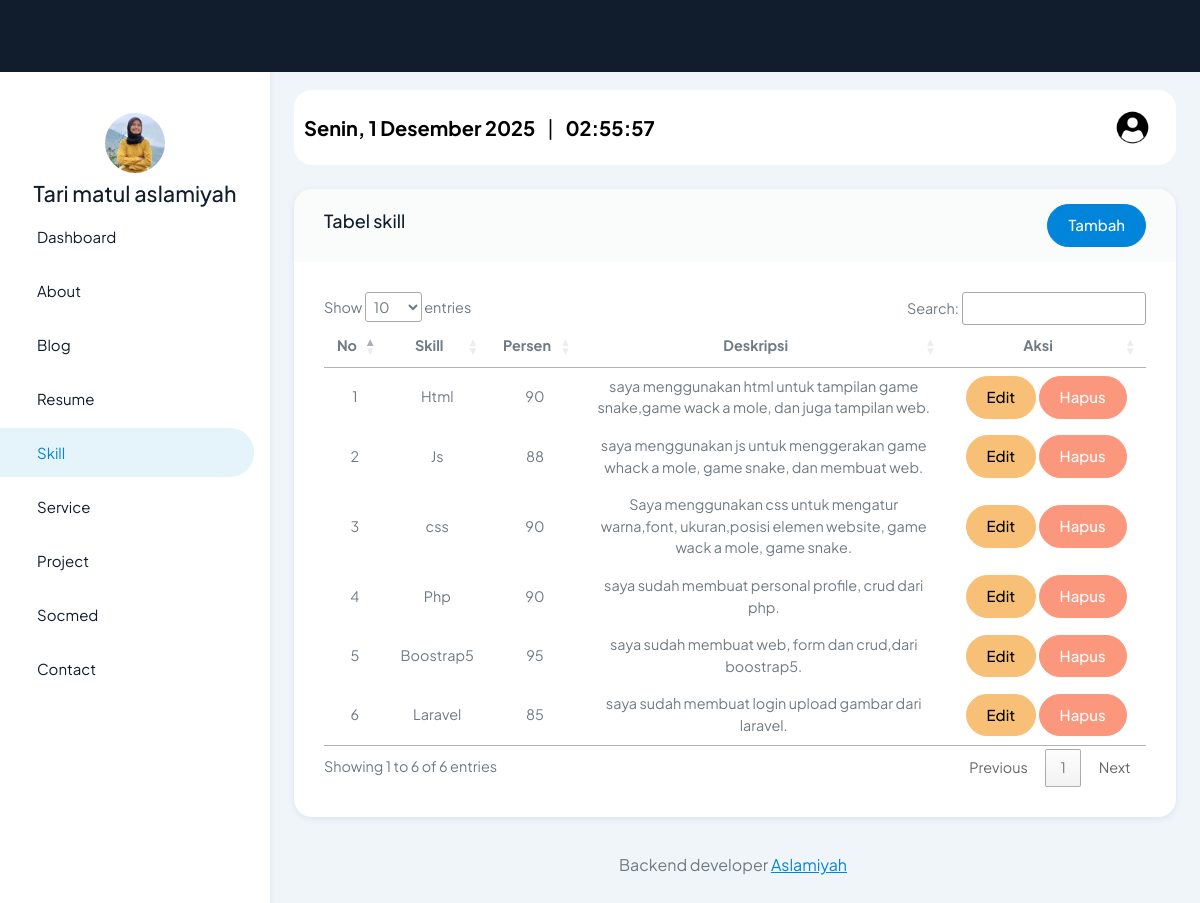
/pages/skill/index.php (signed in), run on the app's committed database.
### tables this page shows
CREATE TABLE `skills` (
  `id` bigint NOT NULL,
  `skill` varchar(255) NOT NULL,
  `percent` int NOT NULL,
  `description` text NOT NULL
);

### pages/skill/index.php (the view)
<?php
include '../../partials/header.php';
include '../../partials/sidebar.php';
include '../../partials/navbar.php';
$qSkills = "SELECT * FROM skills";
$result = mysqli_query($connect, $qSkills) or die(mysqli_error($connect));
?>
<div class="row">
    <div class="col-12">
        <div class="card">
            <div class="card-header d-flex align-items-center justify-content-between">
                <h5>Tabel skill</h5>
                <a href="./create.php" class="btn btn-primary">Tambah</a>
            </div>
            <div class="card-body">
                <div class="table-responsive">
                    <table class="text-center" id="datatable" class="table table-striped">
                        <thead>
                            <tr>
                                <th class="text-center">No</th>
                                <th class="text-center">Skill</th>
                                <th class="text-center">Persen</th>
                                <th class="text-center">Deskripsi</th>
                                <th class="text-center">Aksi</th>
                            </tr>
                        </thead>
                        <tbody>
                            <?php
                            $no = 1;
                            while ($item = $result->fetch_object()):
                            ?>
                                <tr>
                                    <td class="text-center"><?= $no ?></td>
                                    <td class="text-center"><?= $item->skill ?></td>
                                    <td class="text-center"><?= $item->percent ?></td>
                                    <td class="text-center" style="width: 345px;"><?= $item->description ?></td>
                                    <td class="text-center">
                                        <a href="./edit.php?id=<?= $item->id ?>" class="btn btn-warning">Edit</a>
                                        <a href="../../actions/skill/destory.php?id=<?= $item->id ?>" class="btn btn-danger" onclick="return confirm('Apakah anda yakin?')">Hapus</a>
                                    </td>
                                </tr>
                            <?php
                                $no++;
                            endwhile;
                            ?>
                        </tbody>
                    </table>
                </div>
            </div>
        </div>
    </div>
</div>
<?php
include '../../partials/footer.php';
include '../../partials/script.php';
?>

### partials/header.php (shortened to what this page needs)
<!doctype html>
<html lang="en">
<head>
  <link rel="stylesheet" href="../../spike-bootstrap-1.0.0/spike-bootstrap-1.0.0/src/assets/css/styles.min.css" />
</head>

### partials/sidebar.php (shortened to what this page needs)
<body>
  <div class="page-wrapper" id="main-wrapper" data-layout="vertical" data-navbarbg="skin6" data-sidebartype="full"
    data-sidebar-position="fixed" data-header-position="fixed">
    <div class="app-topstrip bg-dark py-6 px-6 w-100 d-lg-flex align-items-center justify-content-between">
      <div class="marquee-container w-100">
        <div class="marquee">
        </div>
      </div>
    </div>
    <aside class=" left-sidebar">
      <div>
        <div class="brand-logo d-flex flex-column align-items-center pt-5">
          <a class="d-flex justify-content-center mb-2" href="" target="_blank">
            <img src="../../spike-bootstrap-1.0.0/spike-bootstrap-1.0.0/src/assets/images/logos/user6.png" alt="" width="60" height="60" style="border-radius: 50%; object-fit: cover;">
          </a>
          <h4 class="text-center mb-0">Tari matul aslamiyah</h4>
        </div>
        <nav class="sidebar-nav scroll-sidebar" data-simplebar="">
          <ul id="sidebarnav">
            <li class="sidebar-item">
              <a class="sidebar-link primary-hover-bg" href="../dashboard/index.php" aria-expanded="false">
                <span class="hide-menu">Dashboard</span>
              </a>
            </li>
            <li class="sidebar-item">
              <a class="sidebar-link primary-hover-bg" href="../about/index.php" aria-expanded="false">
                <span class="hide-menu">About</span>
              </a>
            </li>
            <li class="sidebar-item">
              <a class="sidebar-link primary-hover-bg" href="../blog/index.php" aria-expanded="false">
                <span class="hide-menu">Blog</span>
              </a>
            </li>
            <li class="sidebar-item">
              <a class="sidebar-link primary-hover-bg" href="../resume/index.php" aria-expanded="false">
                <span class="hide-menu">Resume</span>
              </a>
            </li>
            <li class="sidebar-item">
              <a class="sidebar-link primary-hover-bg" href="../skill/index.php" aria-expanded="false">
                <span class="hide-menu">Skill</span>
              </a>
            </li>
            <li class="sidebar-item">
              <a class="sidebar-link primary-hover-bg" href="../service/index.php" aria-expanded="false">
                <span class="hide-menu">Service</span>
              </a>
            </li>
            <li class="sidebar-item">
              <a class="sidebar-link primary-hover-bg" href="../project/index.php" aria-expanded="false">
                <span class="hide-menu">Project</span>
              </a>
            </li>
            <li class="sidebar-item">
              <a class="sidebar-link primary-hover-bg" href="../socmed/index.php" aria-expanded="false">
                <span class="hide-menu">Socmed</span>
              </a>
            </li>
            <li class="sidebar-item">
              <a class="sidebar-link primary-hover-bg" href="../contact/index.php" aria-expanded="false">
                <span class="hide-menu">Contact</span>
              </a>
            </li>
          </ul>
        </nav>
      </div>
    </aside>

### partials/navbar.php (shortened to what this page needs)
<div class="body-wrapper">
  <div class="body-wrapper-inner">
    <div class="container-fluid">
      <header class="app-header">
        <nav class="navbar navbar-expand-lg navbar-light">
          <ul class="navbar-nav">
            <ul class="navbar-nav">
              <li class="nav-item me-3 d-flex align-items-center">
                <span id="month" style="font-weight: bold; font-size:20px; color:#000; margin-right:12px;"></span>
                <span style="font-size:20px; color:#000; margin-right:12px;">|</span>
                <span id="clock" style="font-weight: bold; font-size:20px; color:#000;"></span>
              </li>
            </ul>
          </ul>
          <div class="navbar-collapse justify-content-end px-0" id="navbarNav">
            <ul class="navbar-nav flex-row ms-auto align-items-center justify-content-end">
              <li class="nav-item dropdown">
                <a class="nav-link " href="javascript:void(0)" id="drop2" data-bs-toggle="dropdown"
                  aria-expanded="false">
                  <img src="../../spike-bootstrap-1.0.0/spike-bootstrap-1.0.0/src/assets/images/profile/user7.jpg" alt="" width="35" height="35"
                    class="rounded-circle">
                </a>
              </li>
            </ul>
          </div>
        </nav>
      </header>

### partials/footer.php
<div class="py-6 px-6 text-center">
    <p class="mb-0 fs-4">Backend developer <a href="https://www.youtube.com/" target="_blank"
            class="pe-1 text-primary text-decoration-underline">Aslamiyah</a></p>
</div>

### partials/script.php (shortened to what this page needs)
</div>
</div>
</div>
<link rel="stylesheet" href="https://cdn.datatables.net/1.13.6/css/jquery.dataTables.min.css">
</body>
</html>
</body>
</html>

### partials/sidebar.php (style rules this page uses)
.marquee-container { width: 100%; overflow: hidden; white-space: nowrap; display: flex; align-items: center; }
.marquee { display: inline-block; padding-left: 100%; animation: marquee 12s linear infinite; color: #ffffff; font-weight: bold; font-size: 2rem; }

### data on the page
skills: skill "Html", percent "90", description "saya menggunakan html untuk tampilan game snake,game wack a mole, dan juga tampilan web."
skills: skill "Js", percent "88", description "saya menggunakan js untuk menggerakan game whack a mole, game snake, dan membuat web."
skills: skill "css", percent "90", description "Saya menggunakan css untuk mengatur warna,font, ukuran,posisi elemen website, game wack a mole, game snake."
skills: skill "Php", percent "90", description "saya sudah membuat personal profile, crud dari php."
skills: skill "Boostrap5", percent "95", description "saya sudah membuat web, form dan crud,dari boostrap5."
skills: skill "Laravel", percent "85", description "saya sudah membuat login upload gambar dari laravel."
